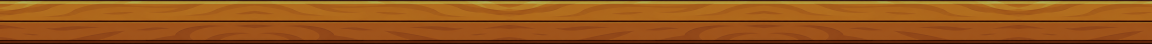
#> input picture Assets/UI/band_top.png, 3456 x 132 px, found by its file name (shown at 1/3 size)
$ python hud_bands_gen.py ../../Assets/UI
#> lines starting #> are read from the running program, lines starting #| are printed output that depends on the picture
"""Ricava le due bande dell'HUD (Assets/UI/band_top.png e band_bottom.png) dalle immagini generate in Assets/ConceptArt/Hud/.

Le immagini del concept sono una striscia di assi su sfondo grigio con quattro chiodi vicino ai lati. Lo script ritaglia la parte
centrale senza chiodi, la ridimensiona all'altezza finale e la ripete in orizzontale specchiando una copia si' e una no, cosi' le
giunzioni non si vedono. La banda finale ha le stesse proporzioni dell'area occupata nell'HUD (1152 x 44 px logici, 3x).

Uso:  python hud_bands_gen.py <radice_del_progetto>
Dipendenze: pillow, numpy.
"""
import os
import sys

import numpy as np
from PIL import Image, ImageEnhance

SCALE = 3
WIDTH, HEIGHT = 1152 * SCALE, 44 * SCALE
CROP_X = (140, 1390)  # tra i chiodi
DARKEN = 0.72  # il legno del concept risultava troppo chiaro nell'HUD


def band(src, dst):
#> called with dst = '../../Assets/UI/Assets/UI/band_top.png'
    im = Image.open(src).convert("RGB")
#> im is the input picture: PIL image 3456x132 RGB; mean R, G, B 149.7, 85, 26.4
    a = np.asarray(im).astype(int)
    bg = np.median(a[:50, :50].reshape(-1, 3), axis=0)
#> bg = [174, 104, 28]
    rows = np.where(np.abs(a[:, im.width // 2] - bg).sum(1) > 30)[0]
#> rows = 80 values from 0 to 131
    strip = im.crop((CROP_X[0], rows.min() + 1, CROP_X[1], rows.max()))  # un pixel in meno ai bordi: niente grigio sfumato
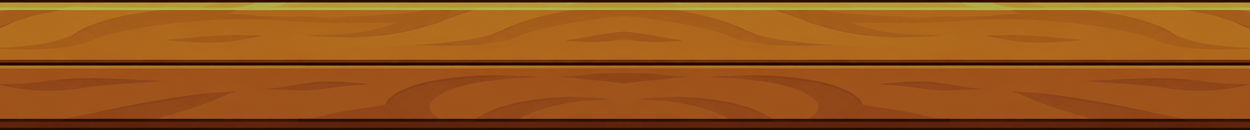
#> strip: PIL image 1250x130 RGB; mean R, G, B 150.9, 85.3, 26.1
    strip = strip.resize((round(strip.width * HEIGHT / strip.height), HEIGHT), Image.LANCZOS)
#> strip: PIL image 1269x132 RGB
    strip = ImageEnhance.Brightness(strip).enhance(DARKEN)
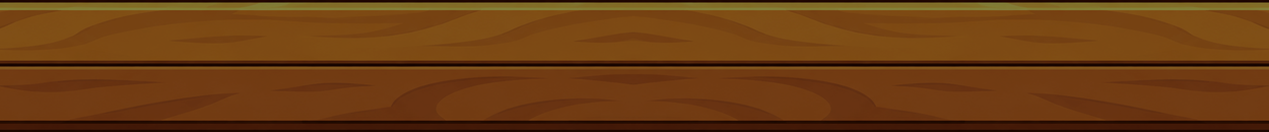
#> strip: PIL image 1269x132 RGB; mean R, G, B 108.3, 60.9, 18.4
    mirrored = strip.transpose(Image.FLIP_LEFT_RIGHT)
    out = Image.new("RGB", (WIDTH, HEIGHT))
#> out: PIL image 3456x132 RGB; every value is 0
    x, flip = 0, False
    while x < WIDTH:
        out.paste(mirrored if flip else strip, (x, 0))
        x, flip = x + strip.width, not flip
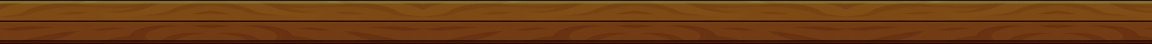
#> out: PIL image 3456x132 RGB (shown at 1/3 size); mean R, G, B 108.2, 60.9, 18.4
    out.save(dst)


if __name__ == "__main__":
    root = sys.argv[1]
    for name in ("band_top", "band_bottom"):
        band(os.path.join(root, "Assets/ConceptArt/Hud", name + ".png"), os.path.join(root, "Assets/UI", name + ".png"))
#> pass 2 of the loop `for name in ("band_top", "band_bottom"):`:
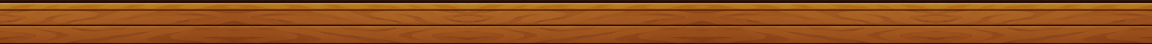
#> input picture Assets/UI/band_bottom.png, 3456 x 132 px, found by its file name (shown at 1/3 size)
#> in band, im is the input picture: PIL image 3456x132 RGB; mean R, G, B 142.8, 78.4, 26.7
#> bg = [160, 89, 30]
#> rows = 62 values from 0 to 131
#> in band (call 2), `strip = ImageEnhance.Brightness(strip).enhance(DARKEN)`:
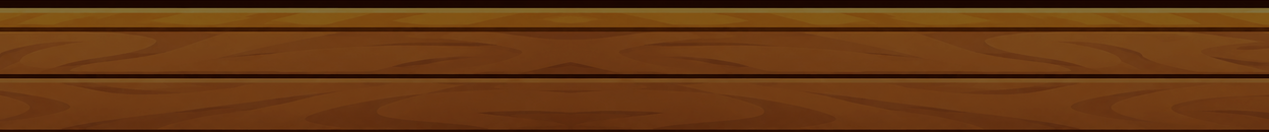
#> strip: PIL image 1269x132 RGB; mean R, G, B 103.1, 56.3, 18.7
#> after the loop in band (call 2), `while x < WIDTH:`:
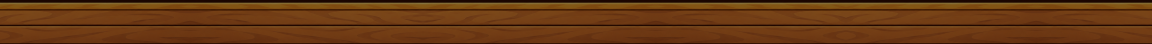
#> out: PIL image 3456x132 RGB (shown at 1/3 size); mean R, G, B 103, 56.1, 18.6
    print("ok")
